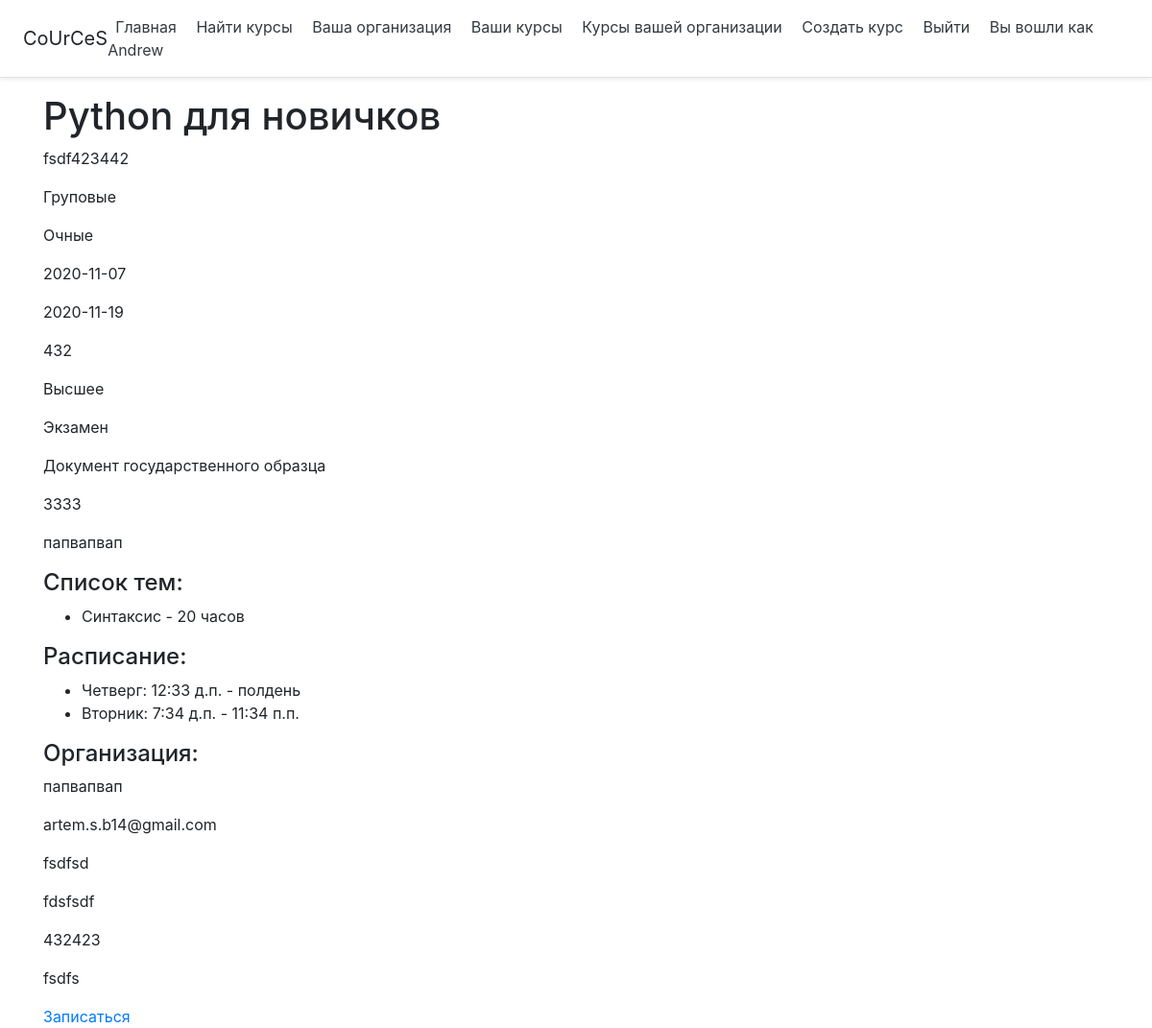
/4/ (signed in), run on the app's committed database.
### cource/models.py (models this page shows, shortened)
class Cource(models.Model):
    TYPE_OF_COURCE_CHOICES = [
        ('Груповые', 'Груповые'),
        ('Индивидуальные', 'Индивидуальные'),
    ]
    ATTENDANCE_CHOICES = [
        ('Очные', 'Очные'),
        ('Заочные', 'Заочные'),
    ]
    BASE_EDUCATION_CHOICES = [
        ('Среднее', 'Среднее'),
        ('Высшее', 'Высшее'),
    ]
    GRADUATE_CONTROL_CHOICES = [
        ('Квалификационная работа', 'Квалификационная работа'),
        ('Экзамен', 'Экзамен'),
        ('Собеседование', 'Собеседование'),
    ]
    GRADUATE_DOCUMENT_CHOICES = [
        ('Документ государственного образца', 'Документ государственного образца'),
        ('Сертификат', 'Сертификат'),
    ]
    title = models.CharField('Название', max_length=100)
    description = models.TextField('Описание')
    type_of_cource = models.CharField('Тип проведения', choices=TYPE_OF_COURCE_CHOICES, max_length=100)
    attendance = models.CharField('Вид проведения', choices=ATTENDANCE_CHOICES, max_length=100)
    start_date = models.DateField('Дата начала курсов')
    end_date = models.DateField('Дата окончания курсов')
    study_hours = models.IntegerField('Колличество часов обучения')
    base_education = models.CharField('Базовое образование', choices=BASE_EDUCATION_CHOICES, max_length=100)
    graduate_control = models.CharField('Вид выпускного контроля', choices=GRADUATE_CONTROL_CHOICES, max_length=100)
    graduate_document = models.CharField('Вид выдаваемого документа', choices=GRADUATE_DOCUMENT_CHOICES, max_length=100)
    price = models.IntegerField('Стоимость обучения')
    organization = models.ForeignKey(Organization, on_delete = models.CASCADE)

class Organization(models.Model):
    user = models.ForeignKey(User, on_delete = models.CASCADE)
    name = models.CharField('Название организации', max_length=100)
    email = models.CharField('Электронный адрес', max_length=100)
    web_site = models.CharField('Адрес сайта', max_length=100)
    document_series = models.CharField('Серия документа', max_length=100)
    document_number = models.IntegerField('Номер документа')
    document_type = models.CharField('Вид документа', max_length=100)
    def __str__(self):
        return self.name

class Topic(models.Model):
    cource = models.ForeignKey(Cource, on_delete = models.CASCADE)
    name = models.CharField('Название', max_length=100)
    hours = models.IntegerField('Колличество часов')

class Schedule(models.Model):
    DAY_CHOICES = [
        ('Понедельник', 'Понедельник'),
        ('Вторник', 'Вторник'),
        ('Среда', 'Среда'),
        ('Четверг', 'Четверг'),
        ('Пятница', 'Пятница'),
        ('Суббота', 'Суббота'),
        ('Воскресенье', 'Воскресенье'),
    ]
    cource = models.ForeignKey(Cource, on_delete = models.CASCADE)
    day = models.CharField('День', choices=DAY_CHOICES, max_length=100)
    from_time = models.TimeField('Начало занятия')
    to_time = models.TimeField('Конец занятия')

### cource/views.py (the view)
# urls.py: path('', include('cource.urls'))
def cource(request, cource_id):
    try:
        cource = Cource.objects.get(id=cource_id)
    except:
        raise Http404("Курс не найден")
    schedule = cource.schedule_set.all()
    topics = cource.topic_set.all()
    organization = Organization.objects.get(id=cource.organization_id)
    template = 'cource/base.html'
    is_owner = False
    is_taking_cource = False
    if request.user.is_authenticated:
        if request.user.organization_set.count() > 0:
            template = 'cource/base_user.html'
            if organization.user == request.user:
                is_owner = True
        if request.user.usercource_set.filter(user=request.user, cource=cource):
            is_taking_cource = True
    context = {
        'template': template,
        'cource':cource,
        'schedule': schedule,
        'topics': topics,
        'organization': organization,
        'is_owner': is_owner,
        'is_taking_cource': is_taking_cource,
    }
    return render(request, 'cource/cource.html', context)

### cource/templates/cource/cource.html (shortened to what this page needs)
{% extends template %}
{% block content %}
    <h1>{{cource.title}}</h1>
    <p>{{cource.description}}</p>
    <p>{{cource.type_of_cource}}</p>
    <p>{{cource.attendance}}</p>
    <p>{{cource.start_date|date:"Y-m-d"}}</p>
    <p>{{cource.end_date|date:"Y-m-d"}}</p>
    <p>{{cource.study_hours}}</p>
    <p>{{cource.base_education}}</p>
    <p>{{cource.graduate_control}}</p>
    <p>{{cource.graduate_document}}</p>
    <p>{{cource.price}}</p>
    <p>{{cource.organization}}</p>
    {% if topics %}
        <h4>Список тем:</h4>
        <ul>
            {% for topic in topics %}
                <li>{{ topic.name }} - {{topic.hours}} часов</li>
            {% endfor %}
        </ul>
    {% endif %}
    {% if schedule %}
        <h4>Расписание:</h4>
        <ul>
        {% for day in schedule %}
            <li>{{day.day}}: {{day.from_time}} - {{day.to_time}}</li>
        {% endfor %}
        </ul>
    {% endif %}
    {% if organization %}
        <h4>Организация:</h4>
        <p>{{organization.name}}</p>
        <p>{{organization.email}}</p>
        <p>{{organization.web_site}}</p>
        <p>{{organization.document_series}}</p>
        <p>{{organization.document_number}}</p>
        <p>{{organization.document_type}}</p>
    {% endif %}
    {% ifequal is_owner True %}
        <a href="{% url 'delete_cource' cource.id %}">Удалить</a><br>
        <a href="{% url 'edit_cource' cource.id %}">Редактировать</a><br>
    {% else %}
        {% if user.is_authenticated %}
            {% if is_taking_cource %}
                <a style="color: red;" href="{% url 'leave_cource' cource.id %}">Отписаться</a>
            {% else %}
                <a href="{% url 'take_cource' cource.id %}">Записаться</a>
            {% endif %}
        {% else %}
            <a href="{% url 'register_user' %}">Зарегистрируйтесь</a> или <a href="{% url 'login' %}">Войдите</a> что б записаться на курс</a>
        {% endif %}
    {% endifequal %}
{% endblock %}

### cource/templates/cource/base_user.html (shortened to what this page needs)
<!DOCTYPE html>
<html lang="en">
<head>
    <link rel="stylesheet" href="https://stackpath.bootstrapcdn.com/bootstrap/4.5.2/css/bootstrap.min.css">
</head>
<body>
    <div class="d-flex flex-column flex-md-row align-items-center p-3 px-md-4 mb-3 bg-white border-bottom shadow-sm">
        <h5 class="my-0 mr-md-auto font-weight-normal">CoUrCeS</h5>
        <nav class="my-2 my-md-0 mr-md-3">
            <a class="p-2 text-dark" href="{% url 'home' %}">Главная</a>
            <a class="p-2 text-dark" href="{% url 'view_search_result' %}">Найти курсы</a>
            <a class="p-2 text-dark" href="{% url 'view_organization' %}">Ваша организация</a>
            <a class="p-2 text-dark" href="{% url 'view_user_cources' %}">Ваши курсы</a>
            <a class="p-2 text-dark" href="{% url 'view_cources' %}">Курсы вашей организации</a>
            <a class="p-2 text-dark" href="{% url 'create_cource' %}">Создать курс</a>
            <a class="p-2 text-dark" href="{% url 'log_out' %}">Выйти</a>
            <a class="p-2 text-dark" disabled>Вы вошли как {{ user.username }}</a>
        </nav>
      </div>
      <div class="container">
        {% block content %}{% endblock %}
      </div>
</body>
</html>

### data on the page
Cource: title "Python для новичков", description "fsdf423442", type_of_cource "Груповые", attendance "Очные", start_date "2020-11-07", end_date "2020-11-19", study_hours "432", base_education "Высшее", graduate_control "Экзамен", graduate_document "Документ государственного образца", price "3333", organization "папвапвап"
Topic: name "Синтаксис", hours "20"
Schedule: day "Четверг", from_time "12:33 д.п.", to_time "полдень"
Schedule: day "Вторник", from_time "7:34 д.п.", to_time "11:34 п.п."
Organization: name "папвапвап", email "artem.s.b14@gmail.com", web_site "fsdfsd", document_series "fdsfsdf", document_number "432423", document_type "fsdfs"

### other printed values
{{ user.username }} "Andrew"
